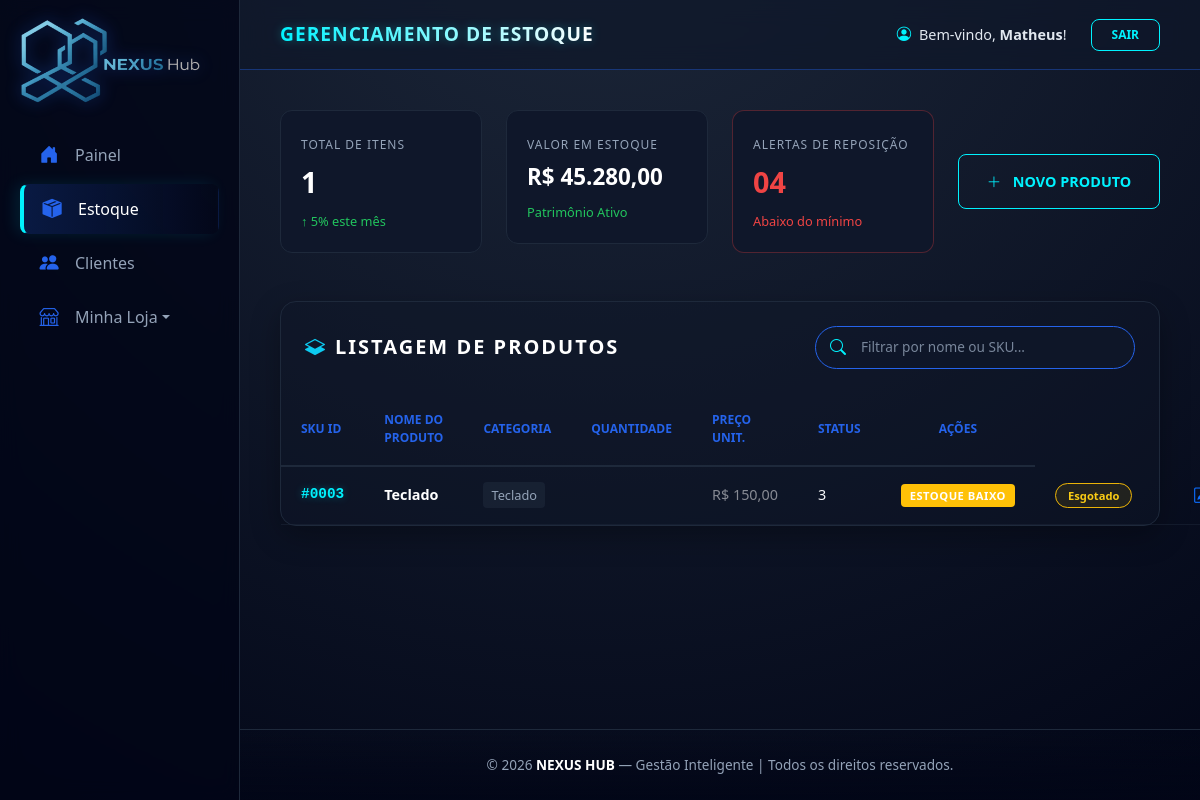
Page /nexus/estoque/ (signed in) on the committed database.
### dashboard/models.py (models this page shows, shortened)
class Produto(models.Model):
    loja = models.ForeignKey(Loja, on_delete=models.CASCADE)
    categoria = models.ForeignKey('Categoria', on_delete=models.SET_NULL, null=True, blank=True)
    nome = models.CharField(max_length=255)
    descricao = models.TextField()
    preco = models.DecimalField(max_digits=10, decimal_places=2)
    estoque = models.IntegerField(default=0)
    estoque_minimo = models.IntegerField(default=5)
    ativo = models.BooleanField(default=True)
    data_criacao = models.DateTimeField(auto_now_add=True)
    @property
    def status_estoque(self):
        if self.estoque > self.estoque_minimo:
            return "À Venda"
        elif 0 < self.estoque <= self.estoque_minimo:
            return "Estoque Baixo"
        elif self.estoque <= 0:
            return "Sem Estoque"
        return "Pendente"

class Categoria(models.Model):
    nome = models.CharField(max_length=100)
    slug = models.SlugField(unique=True)

### dashboard/views.py (the view)
# urls.py: path('estoque/', views.lista_estoque, name='lista_estoque'),
@login_required
def lista_estoque(request):
    produtos = Produto.objects.filter(loja__vendedor__usuario=request.user)
    if request.GET.get('baixo_estoque'):
        produtos = produtos.filter(estoque__lte=F('estoque_minimo'))
    totais = produtos.aggregate(
        total_itens=Count('id'),
        valor_estoque=Sum(F('preco') * F('estoque'))
    )
    context = {
        'produtos': produtos,
        'total_itens': totais['total_itens'] or 0,
        'valor_estoque': totais['valor_estoque'] or 0,
    }
    return render(request, 'estoque_lista.html', context)

### dashboard/context_processors.py (called while the page is built)
def dados_loja(request):
    if request.user.is_authenticated:
        try:
            vendedor_perfil = Vendedor.objects.filter(usuario=request.user).first()
            if vendedor_perfil:
                loja = Loja.objects.filter(vendedor=vendedor_perfil).first()
                return {'loja': loja}
        except Exception:
            return {'loja': None}
    return {'loja': None}

### dashboard/templates/estoque_lista.html (shortened to what this page needs)
{% extends 'base.html' %}
{% load static %}
{% block page_title %}Gerenciamento de Estoque{% endblock %}
{% block content %}
<div class="row g-4 mb-5">
    <div class="col-md-3">
        <div class="stat-card">
            <span class="stat-label">Total de Itens</span>
            <div class="stat-value">{{ produtos.count }}</div>
            <span class="trend-up">↑ 5% este mês</span>
        </div>
    </div>
    <div class="col-md-3">
        <div class="stat-card">
            <span class="stat-label">Valor em Estoque</span>
            <div class="stat-value" style="font-size: 1.4rem;">R$ 45.280,00</div>
            <span class="trend-up">Patrimônio Ativo</span>
        </div>
    </div>
    <div class="col-md-3">
        <div class="stat-card" style="border-color: rgba(239, 68, 68, 0.3);">
            <span class="stat-label">Alertas de Reposição</span>
            <div class="stat-value" style="color: #ef4444;">04</div>
            <span class="trend-alert">Abaixo do mínimo</span>
        </div>
    </div>
    <div class="col-md-3">
        <div class="d-flex flex-column h-100 justify-content-center">
            <a href="{% url 'cadastrar_produto' %}" class="logout-btn text-center py-3 w-100"
                style="font-size: 0.9rem;">
                <i class="bi bi-plus-lg me-2"></i> Novo Produto
            </a>
        </div>
    </div>
</div>
<div class="table-responsive-nexus">
    <div class="p-4 d-flex justify-content-between align-items-center flex-wrap gap-3">
        <h5 class="m-0" style="font-weight: 600; letter-spacing: 2px; color: #fff;">
            <i class="bi bi-layers-half me-2 text-info"></i>LISTAGEM DE PRODUTOS
        </h5>
        <div class="search-container">
            <i class="bi bi-search search-icon"></i>
            <input type="text" id="nexusSearch" class="nexus-input" placeholder="Filtrar por nome ou SKU...">
        </div>
    </div>
    <table class="table-nexus">
        <thead>
            <tr>
                <th>SKU ID</th>
                <th>Nome do Produto</th>
                <th>Categoria</th>
                <th>Quantidade</th>
                <th>Preço Unit.</th>
                <th>Status</th>
                <th class="text-center">Ações</th>
            </tr>
        </thead>
        <tbody id="estoqueTable">
            {% for produto in produtos %}
            <tr>
                <td class="sku-highlight">#{{ produto.id|stringformat:"04d" }}</td>
                <td class="fw-bold text-white">{{ produto.nome }}</td>
                <td><span class="badge-category">{{ produto.categoria.nome }}</span></td>
                <td>
                </td>
                <td class="text-white-50">R$ {{ produto.preco }}</td>
                <td>{{ produto.estoque }}</td>
                <td>
                    <span
                        class="badge {% if produto.status_estoque == 'À Venda' %}bg-success{% elif 'Baixo' in produto.status_estoque %}bg-warning{% else %}bg-danger{% endif %}">
                        {{ produto.status_estoque }}
                    </span>
                </td>
                <td>
                    {% if produto.quantidade > 0 %}
                    <span class="status-badge status-concluido">Em Dia</span>
                    {% else %}
                    <span class="status-badge status-pendente">Esgotado</span>
                    {% endif %}
                </td>
                <td class="text-center">
                    <div class="action-buttons">
                        <a href="{% url 'editar_produto' produto.id %}" class="btn-action edit" title="Editar"><i
                                class="bi bi-pencil-square"></i></a>
                    </div>
                </td>
            </tr>
            {% empty %}
            <tr>
                <td colspan="7" class="text-center py-5 text-secondary">Nenhum produto cadastrado no sistema.</td>
            </tr>
            {% endfor %}
        </tbody>
    </table>
</div>
{% endblock %}

### dashboard/templates/base.html (shortened to what this page needs)
{% load static %}
<!DOCTYPE html>
<html lang="pt-br">
<head>
    <link href="https://cdn.jsdelivr.net/npm/bootstrap@5.3.0/dist/css/bootstrap.min.css" rel="stylesheet">
    <link rel="stylesheet" href="https://cdn.jsdelivr.net/npm/bootstrap-icons@1.11.1/font/bootstrap-icons.css">
</head>
<body>
    <div class="app-wrapper">
        <nav class="sidebar">
            <div class="sidebar-brand">
                <img src="{% static 'img/nexushub.png' %}" alt="NEXUS Hub" class="sidebar-logo">
            </div>
            <ul>
                <li class="{% if request.resolver_match.url_name == 'home' %}active{% endif %}">
                    <a href="{% url 'home' %}"><i class="bi bi-house-door-fill"></i> Painel</a>
                </li>
                <li class="{% if request.resolver_match.url_name == 'lista_estoque' %}active{% endif %}">
                    <a href="{% url 'lista_estoque' %}"><i class="bi bi-box-seam-fill"></i> Estoque</a>
                </li>
                <li class="{% if request.resolver_match.url_name == 'lista_clientes' %}active{% endif %}">
                    <a href="{% url 'lista_clientes' %}"><i class="bi bi-people-fill"></i> Clientes</a>
                </li>
                <li class="nav-item dropdown">
                    <a href="#" class="dropdown-toggle" data-bs-toggle="dropdown">
                        <i class="bi bi-shop"></i> Minha Loja
                    </a>
                </li>
            </ul>
        </nav>
        <main class="main-layout">
            <header class="header">
                <div class="page-title-glow">
                    {% block page_title %}Dashboard{% endblock %}
                </div>
                <div class="user-info d-flex align-items-center gap-4">
                    <span style="color: #e2e8f0; font-size: 0.9rem;">
                        <i class="bi bi-person-circle me-1" style="color: var(--turquesa-brilhante);"></i>
                        Bem-vindo, <strong>{{ user.username }}</strong>!
                    </span>
                    <a href="/logout/" class="logout-btn">Sair</a>
                </div>
            </header>
            <main class="nexus-main-content" id="main-content">
                {% block content %}
                {% endblock %}
            </main>
            <footer class="rodape">
                <p style="color: var(--texto-muted); font-size: 0.85rem; margin: 0;">
                    &copy; {% now "Y" %} <strong style="color: #fff;">NEXUS HUB</strong> — Gestão Inteligente | Todos os
                    direitos reservados.
                </p>
            </footer>
        </main>
    </div>
</body>
</html>

### dashboard/templates/base.html (style rules this page uses)
:root { --nexus-blue: #2563eb; --nexus-blue-glow: rgba(37, 99, 235, 0.4); --azul-profundo: #020617; --azul-card: #0f172a; --borda: #1e293b; --texto-muted: #94a3b8; --turquesa-brilhante: #00f2fe; --turquesa-glow: rgba(0, 242, 254, 0.3); }
.fade-in-content { animation: fadeInUp 0.5s ease-out forwards; }
* { margin: 0; padding: 0; box-sizing: border-box; font-family: 'Segoe UI', system-ui, sans-serif; }
html, body { height: 100%; background: radial-gradient(circle at 50% -20%, #1e293b 0%, #020617 100%); background-attachment: fixed; color: #f8fafc; overflow-x: hidden; }
.app-wrapper { display: flex; min-height: 100vh; width: 100%; }
.sidebar { width: 240px; flex-shrink: 0; background: rgba(2, 6, 23, 0.8); backdrop-filter: blur(10px); border-right: 1px solid var(--borda); display: flex; flex-direction: column; padding: 10px 20px; position: sticky; top: 0; height: 100vh; z-index: 1000; }
.sidebar-brand { height: 100px; display: flex; align-items: center; margin-bottom: 20px; }
.sidebar-logo { max-width: 180px; filter: drop-shadow(0 0 8px var(--nexus-blue-glow)); }
.sidebar ul { list-style: none; padding: 0; }
.sidebar li a, .sidebar .dropdown-toggle { color: var(--texto-muted); text-decoration: none; display: flex; align-items: center; padding: 12px 16px; border-radius: 8px; transition: 0.3s all; border: 1px solid transparent; margin-bottom: 4px; }
.sidebar li a i, .sidebar .dropdown-toggle i { width: 1.5rem; display: flex; justify-content: center; margin-right: 14px; font-size: 1.2rem; color: var(--nexus-blue); transition: 0.3s; }
.sidebar li.active a { background: linear-gradient(90deg, rgba(37, 99, 235, 0.2) 0%, transparent 100%); border-left: 4px solid var(--turquesa-brilhante); color: #fff; box-shadow: -5px 0 15px rgba(0, 242, 254, 0.1); }
.main-layout { flex-grow: 1; display: flex; flex-direction: column; min-width: 0; }
.header { height: 70px; background: rgba(15, 23, 42, 0.7); backdrop-filter: blur(12px); border-bottom: 1px solid var(--nexus-blue-glow); display: flex; align-items: center; justify-content: space-between; padding: 0 40px; }
.page-title-glow { font-size: 1.2rem; font-weight: 800; background: linear-gradient(90deg, var(--turquesa-brilhante), #fff); -webkit-background-clip: text; -webkit-text-fill-color: transparent; filter: drop-shadow(0 0 5px var(--turquesa-glow)); letter-spacing: 1px; text-transform: uppercase; }
.logout-btn { border: 1px solid var(--turquesa-brilhante); color: var(--turquesa-brilhante); padding: 6px 20px; border-radius: 8px; text-decoration: none; font-size: 0.75rem; font-weight: 700; text-transform: uppercase; transition: 0.3s; }
.nexus-main-content { flex: 1 0 auto; padding: 40px; opacity: 0; }
.rodape { padding: 25px; text-align: center; background: linear-gradient(0deg, rgba(2, 6, 23, 0.9) 0%, transparent 100%); border-top: 1px solid var(--borda); }

### rows in the picture
Produto: id "0003", nome "Teclado", categoria.nome "Teclado", preco "150,00", estoque "3", status_estoque "ESTOQUE BAIXO"

### other values in the picture
{{ user.username }} "Matheus"
{{ produtos.count }} "1"
